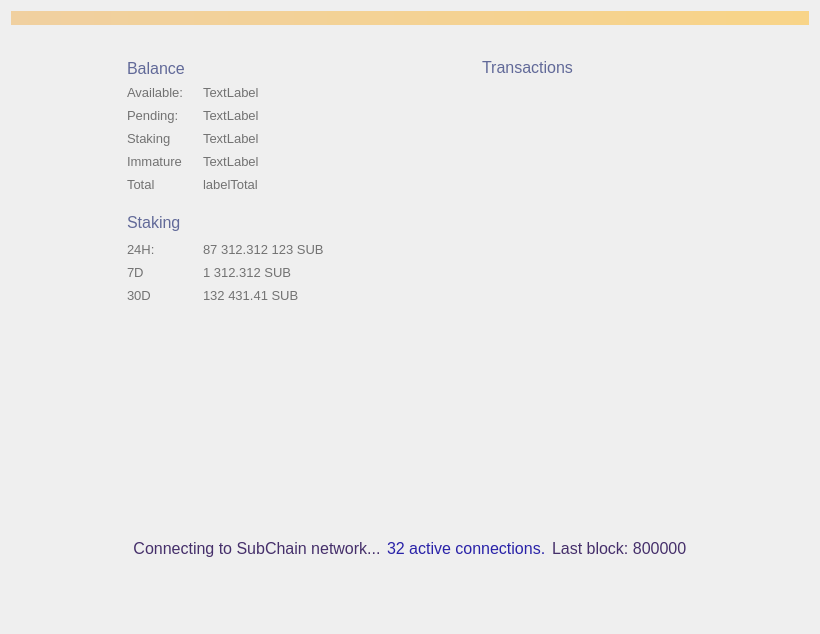
<?xml version="1.0" encoding="UTF-8"?>
<ui version="4.0">
 <class>OverviewPage</class>
 <widget class="QWidget" name="OverviewPage">
  <property name="geometry">
   <rect>
    <x>0</x>
    <y>0</y>
    <width>820</width>
    <height>634</height>
   </rect>
  </property>
  <property name="sizePolicy">
   <sizepolicy hsizetype="MinimumExpanding" vsizetype="MinimumExpanding">
    <horstretch>0</horstretch>
    <verstretch>0</verstretch>
   </sizepolicy>
  </property>
  <property name="maximumSize">
   <size>
    <width>16777215</width>
    <height>16777215</height>
   </size>
  </property>
  <property name="windowTitle">
   <string>Form</string>
  </property>
  <property name="styleSheet">
   <string notr="true"/>
  </property>
  <layout class="QVBoxLayout" name="topLayout">
   <item>
    <widget class="QLabel" name="labelAlerts">
     <property name="visible">
      <bool>false</bool>
     </property>
     <property name="styleSheet">
      <string notr="true">background-color: qlineargradient(x1: 0, y1: 0, x2: 1, y2: 0, stop:0 #F0D0A0, stop:1 #F8D488); color:#000000;</string>
     </property>
     <property name="wordWrap">
      <bool>true</bool>
     </property>
     <property name="margin">
      <number>3</number>
     </property>
    </widget>
   </item>
   <item>
    <spacer name="verticalSpacer">
     <property name="orientation">
      <enum>Qt::Vertical</enum>
     </property>
     <property name="sizeType">
      <enum>QSizePolicy::Fixed</enum>
     </property>
     <property name="sizeHint" stdset="0">
      <size>
       <width>20</width>
       <height>20</height>
      </size>
     </property>
    </spacer>
   </item>
   <item>
    <layout class="QHBoxLayout" name="horizontalLayout_2">
     <property name="sizeConstraint">
      <enum>QLayout::SetMinimumSize</enum>
     </property>
     <item>
      <spacer name="horizontalSpacer">
       <property name="orientation">
        <enum>Qt::Horizontal</enum>
       </property>
       <property name="sizeType">
        <enum>QSizePolicy::Fixed</enum>
       </property>
       <property name="sizeHint" stdset="0">
        <size>
         <width>100</width>
         <height>20</height>
        </size>
       </property>
      </spacer>
     </item>
     <item>
      <layout class="QVBoxLayout" name="verticalLayout_2">
       <property name="sizeConstraint">
        <enum>QLayout::SetNoConstraint</enum>
       </property>
       <property name="leftMargin">
        <number>16</number>
       </property>
       <property name="topMargin">
        <number>7</number>
       </property>
       <property name="rightMargin">
        <number>16</number>
       </property>
       <property name="bottomMargin">
        <number>16</number>
       </property>
       <item>
        <layout class="QHBoxLayout" name="horizontalLayout_3">
         <property name="spacing">
          <number>0</number>
         </property>
         <item>
          <widget class="QLabel" name="label_4">
           <property name="sizePolicy">
            <sizepolicy hsizetype="Minimum" vsizetype="Preferred">
             <horstretch>0</horstretch>
             <verstretch>0</verstretch>
            </sizepolicy>
           </property>
           <property name="font">
            <font>
             <pointsize>-1</pointsize>
            </font>
           </property>
           <property name="styleSheet">
            <string notr="true">color: #616998; text-transform: uppercase; font-size: 16px</string>
           </property>
           <property name="text">
            <string>Balance</string>
           </property>
          </widget>
         </item>
         <item>
          <spacer name="horizontalSpacer_11">
           <property name="orientation">
            <enum>Qt::Horizontal</enum>
           </property>
           <property name="sizeType">
            <enum>QSizePolicy::Maximum</enum>
           </property>
           <property name="sizeHint" stdset="0">
            <size>
             <width>10</width>
             <height>20</height>
            </size>
           </property>
          </spacer>
         </item>
         <item>
          <widget class="QPushButton" name="labelWalletStatus">
           <property name="maximumSize">
            <size>
             <width>22</width>
             <height>22</height>
            </size>
           </property>
           <property name="baseSize">
            <size>
             <width>22</width>
             <height>22</height>
            </size>
           </property>
           <property name="styleSheet">
            <string notr="true">border: 0</string>
           </property>
           <property name="text">
            <string/>
           </property>
           <property name="flat">
            <bool>true</bool>
           </property>
          </widget>
         </item>
         <item>
          <spacer name="horizontalSpacer_10">
           <property name="orientation">
            <enum>Qt::Horizontal</enum>
           </property>
           <property name="sizeHint" stdset="0">
            <size>
             <width>40</width>
             <height>20</height>
            </size>
           </property>
          </spacer>
         </item>
        </layout>
       </item>
       <item>
        <layout class="QHBoxLayout" name="horizontalLayout_4">
         <item>
          <layout class="QFormLayout" name="formLayout">
           <property name="sizeConstraint">
            <enum>QLayout::SetNoConstraint</enum>
           </property>
           <property name="labelAlignment">
            <set>Qt::AlignLeading|Qt::AlignLeft|Qt::AlignVCenter</set>
           </property>
           <property name="verticalSpacing">
            <number>-1</number>
           </property>
           <item row="0" column="0">
            <widget class="QLabel" name="label_5">
             <property name="sizePolicy">
              <sizepolicy hsizetype="Minimum" vsizetype="Preferred">
               <horstretch>0</horstretch>
               <verstretch>0</verstretch>
              </sizepolicy>
             </property>
             <property name="minimumSize">
              <size>
               <width>70</width>
               <height>17</height>
              </size>
             </property>
             <property name="maximumSize">
              <size>
               <width>70</width>
               <height>17</height>
              </size>
             </property>
             <property name="font">
              <font>
               <pointsize>10</pointsize>
               <weight>50</weight>
               <bold>false</bold>
               <stylestrategy>PreferAntialias</stylestrategy>
              </font>
             </property>
             <property name="styleSheet">
              <string notr="true">color: #727272</string>
             </property>
             <property name="text">
              <string>Available:</string>
             </property>
             <property name="alignment">
              <set>Qt::AlignLeading|Qt::AlignLeft|Qt::AlignVCenter</set>
             </property>
            </widget>
           </item>
           <item row="0" column="1">
            <widget class="QLabel" name="labelBalance">
             <property name="font">
              <font>
               <pointsize>10</pointsize>
               <weight>50</weight>
               <bold>false</bold>
               <stylestrategy>PreferAntialias</stylestrategy>
              </font>
             </property>
             <property name="styleSheet">
              <string notr="true">color: #727272</string>
             </property>
             <property name="text">
              <string>TextLabel</string>
             </property>
             <property name="alignment">
              <set>Qt::AlignLeading|Qt::AlignLeft|Qt::AlignVCenter</set>
             </property>
            </widget>
           </item>
           <item row="1" column="0">
            <widget class="QLabel" name="label_7">
             <property name="sizePolicy">
              <sizepolicy hsizetype="Minimum" vsizetype="Preferred">
               <horstretch>0</horstretch>
               <verstretch>0</verstretch>
              </sizepolicy>
             </property>
             <property name="minimumSize">
              <size>
               <width>70</width>
               <height>17</height>
              </size>
             </property>
             <property name="maximumSize">
              <size>
               <width>70</width>
               <height>17</height>
              </size>
             </property>
             <property name="font">
              <font>
               <pointsize>10</pointsize>
               <weight>50</weight>
               <bold>false</bold>
               <stylestrategy>PreferAntialias</stylestrategy>
              </font>
             </property>
             <property name="styleSheet">
              <string notr="true">color: #727272</string>
             </property>
             <property name="text">
              <string>Pending:</string>
             </property>
             <property name="alignment">
              <set>Qt::AlignLeading|Qt::AlignLeft|Qt::AlignVCenter</set>
             </property>
            </widget>
           </item>
           <item row="1" column="1">
            <widget class="QLabel" name="labelUnconfirmed">
             <property name="font">
              <font>
               <pointsize>10</pointsize>
               <weight>50</weight>
               <bold>false</bold>
               <stylestrategy>PreferAntialias</stylestrategy>
              </font>
             </property>
             <property name="styleSheet">
              <string notr="true">color: #727272</string>
             </property>
             <property name="text">
              <string>TextLabel</string>
             </property>
             <property name="alignment">
              <set>Qt::AlignLeading|Qt::AlignLeft|Qt::AlignVCenter</set>
             </property>
            </widget>
           </item>
           <item row="3" column="0">
            <widget class="QLabel" name="labelImmatureText">
             <property name="sizePolicy">
              <sizepolicy hsizetype="Minimum" vsizetype="Preferred">
               <horstretch>0</horstretch>
               <verstretch>0</verstretch>
              </sizepolicy>
             </property>
             <property name="minimumSize">
              <size>
               <width>70</width>
               <height>17</height>
              </size>
             </property>
             <property name="maximumSize">
              <size>
               <width>70</width>
               <height>17</height>
              </size>
             </property>
             <property name="font">
              <font>
               <pointsize>10</pointsize>
               <weight>50</weight>
               <bold>false</bold>
               <stylestrategy>PreferAntialias</stylestrategy>
              </font>
             </property>
             <property name="styleSheet">
              <string notr="true">color: #727272</string>
             </property>
             <property name="text">
              <string>Immature</string>
             </property>
             <property name="alignment">
              <set>Qt::AlignLeading|Qt::AlignLeft|Qt::AlignVCenter</set>
             </property>
            </widget>
           </item>
           <item row="3" column="1">
            <widget class="QLabel" name="labelImmature">
             <property name="font">
              <font>
               <pointsize>10</pointsize>
               <weight>50</weight>
               <bold>false</bold>
               <stylestrategy>PreferAntialias</stylestrategy>
              </font>
             </property>
             <property name="styleSheet">
              <string notr="true">color: #727272</string>
             </property>
             <property name="text">
              <string>TextLabel</string>
             </property>
             <property name="alignment">
              <set>Qt::AlignLeading|Qt::AlignLeft|Qt::AlignVCenter</set>
             </property>
            </widget>
           </item>
           <item row="4" column="0">
            <widget class="QLabel" name="label_8">
             <property name="sizePolicy">
              <sizepolicy hsizetype="Minimum" vsizetype="Preferred">
               <horstretch>0</horstretch>
               <verstretch>0</verstretch>
              </sizepolicy>
             </property>
             <property name="minimumSize">
              <size>
               <width>70</width>
               <height>17</height>
              </size>
             </property>
             <property name="maximumSize">
              <size>
               <width>70</width>
               <height>17</height>
              </size>
             </property>
             <property name="font">
              <font>
               <pointsize>10</pointsize>
               <weight>50</weight>
               <bold>false</bold>
               <stylestrategy>PreferAntialias</stylestrategy>
              </font>
             </property>
             <property name="styleSheet">
              <string notr="true">color: #727272</string>
             </property>
             <property name="text">
              <string>Total</string>
             </property>
             <property name="alignment">
              <set>Qt::AlignLeading|Qt::AlignLeft|Qt::AlignVCenter</set>
             </property>
            </widget>
           </item>
           <item row="4" column="1">
            <widget class="QLabel" name="labelTotal">
             <property name="font">
              <font>
               <pointsize>10</pointsize>
               <weight>50</weight>
               <bold>false</bold>
               <stylestrategy>PreferAntialias</stylestrategy>
              </font>
             </property>
             <property name="styleSheet">
              <string notr="true">color: #727272</string>
             </property>
             <property name="text">
              <string>labelTotal</string>
             </property>
             <property name="alignment">
              <set>Qt::AlignLeading|Qt::AlignLeft|Qt::AlignVCenter</set>
             </property>
            </widget>
           </item>
           <item row="2" column="1">
            <widget class="QLabel" name="labelStaking">
             <property name="font">
              <font>
               <pointsize>10</pointsize>
               <weight>50</weight>
               <bold>false</bold>
               <stylestrategy>PreferAntialias</stylestrategy>
              </font>
             </property>
             <property name="styleSheet">
              <string notr="true">color: #727272</string>
             </property>
             <property name="text">
              <string>TextLabel</string>
             </property>
             <property name="alignment">
              <set>Qt::AlignLeading|Qt::AlignLeft|Qt::AlignVCenter</set>
             </property>
            </widget>
           </item>
           <item row="2" column="0">
            <widget class="QLabel" name="labelStakingText">
             <property name="sizePolicy">
              <sizepolicy hsizetype="Minimum" vsizetype="Preferred">
               <horstretch>0</horstretch>
               <verstretch>0</verstretch>
              </sizepolicy>
             </property>
             <property name="minimumSize">
              <size>
               <width>70</width>
               <height>17</height>
              </size>
             </property>
             <property name="maximumSize">
              <size>
               <width>70</width>
               <height>17</height>
              </size>
             </property>
             <property name="font">
              <font>
               <pointsize>10</pointsize>
               <weight>50</weight>
               <bold>false</bold>
               <stylestrategy>PreferAntialias</stylestrategy>
              </font>
             </property>
             <property name="styleSheet">
              <string notr="true">color: #727272</string>
             </property>
             <property name="text">
              <string>Staking</string>
             </property>
             <property name="alignment">
              <set>Qt::AlignLeading|Qt::AlignLeft|Qt::AlignVCenter</set>
             </property>
            </widget>
           </item>
          </layout>
         </item>
         <item>
          <spacer name="horizontalSpacer_4">
           <property name="orientation">
            <enum>Qt::Horizontal</enum>
           </property>
           <property name="sizeHint" stdset="0">
            <size>
             <width>40</width>
             <height>20</height>
            </size>
           </property>
          </spacer>
         </item>
        </layout>
       </item>
       <item>
        <spacer name="verticalSpacer_5">
         <property name="orientation">
          <enum>Qt::Vertical</enum>
         </property>
         <property name="sizeType">
          <enum>QSizePolicy::Maximum</enum>
         </property>
         <property name="sizeHint" stdset="0">
          <size>
           <width>20</width>
           <height>10</height>
          </size>
         </property>
        </spacer>
       </item>
       <item>
        <layout class="QHBoxLayout" name="horizontalLayout_7">
         <property name="spacing">
          <number>0</number>
         </property>
         <item>
          <widget class="QLabel" name="label_11">
           <property name="font">
            <font>
             <pointsize>-1</pointsize>
            </font>
           </property>
           <property name="styleSheet">
            <string notr="true">color: #616998; text-transform: uppercase; font-size: 16px</string>
           </property>
           <property name="text">
            <string>Staking</string>
           </property>
           <property name="alignment">
            <set>Qt::AlignLeading|Qt::AlignLeft|Qt::AlignVCenter</set>
           </property>
          </widget>
         </item>
         <item>
          <spacer name="horizontalSpacer_8">
           <property name="orientation">
            <enum>Qt::Horizontal</enum>
           </property>
           <property name="sizeType">
            <enum>QSizePolicy::Maximum</enum>
           </property>
           <property name="sizeHint" stdset="0">
            <size>
             <width>10</width>
             <height>20</height>
            </size>
           </property>
          </spacer>
         </item>
         <item>
          <widget class="QPushButton" name="unlockStakingButton">
           <property name="minimumSize">
            <size>
             <width>26</width>
             <height>26</height>
            </size>
           </property>
           <property name="maximumSize">
            <size>
             <width>26</width>
             <height>26</height>
            </size>
           </property>
           <property name="styleSheet">
            <string notr="true">border: 0</string>
           </property>
           <property name="text">
            <string/>
           </property>
          </widget>
         </item>
         <item>
          <spacer name="horizontalSpacer_9">
           <property name="orientation">
            <enum>Qt::Horizontal</enum>
           </property>
           <property name="sizeHint" stdset="0">
            <size>
             <width>40</width>
             <height>20</height>
            </size>
           </property>
          </spacer>
         </item>
        </layout>
       </item>
       <item>
        <layout class="QHBoxLayout" name="horizontalLayout_6">
         <item>
          <layout class="QFormLayout" name="formLayout_2">
           <property name="labelAlignment">
            <set>Qt::AlignLeading|Qt::AlignLeft|Qt::AlignVCenter</set>
           </property>
           <item row="1" column="0">
            <widget class="QLabel" name="label_10">
             <property name="sizePolicy">
              <sizepolicy hsizetype="Minimum" vsizetype="Preferred">
               <horstretch>0</horstretch>
               <verstretch>0</verstretch>
              </sizepolicy>
             </property>
             <property name="minimumSize">
              <size>
               <width>70</width>
               <height>17</height>
              </size>
             </property>
             <property name="maximumSize">
              <size>
               <width>70</width>
               <height>17</height>
              </size>
             </property>
             <property name="font">
              <font>
               <pointsize>10</pointsize>
               <weight>50</weight>
               <bold>false</bold>
               <stylestrategy>PreferAntialias</stylestrategy>
              </font>
             </property>
             <property name="styleSheet">
              <string notr="true">color: #727272</string>
             </property>
             <property name="text">
              <string>24H:</string>
             </property>
             <property name="alignment">
              <set>Qt::AlignLeading|Qt::AlignLeft|Qt::AlignVCenter</set>
             </property>
            </widget>
           </item>
           <item row="1" column="1">
            <widget class="QLabel" name="label24hStakingStats">
             <property name="font">
              <font>
               <pointsize>10</pointsize>
               <weight>50</weight>
               <bold>false</bold>
               <stylestrategy>PreferAntialias</stylestrategy>
               <kerning>false</kerning>
              </font>
             </property>
             <property name="styleSheet">
              <string notr="true">color: #727272</string>
             </property>
             <property name="text">
              <string>87 312.312 123 SUB</string>
             </property>
             <property name="alignment">
              <set>Qt::AlignLeading|Qt::AlignLeft|Qt::AlignVCenter</set>
             </property>
            </widget>
           </item>
           <item row="2" column="0">
            <widget class="QLabel" name="label_13">
             <property name="sizePolicy">
              <sizepolicy hsizetype="Minimum" vsizetype="Preferred">
               <horstretch>0</horstretch>
               <verstretch>0</verstretch>
              </sizepolicy>
             </property>
             <property name="minimumSize">
              <size>
               <width>70</width>
               <height>17</height>
              </size>
             </property>
             <property name="maximumSize">
              <size>
               <width>70</width>
               <height>17</height>
              </size>
             </property>
             <property name="font">
              <font>
               <pointsize>10</pointsize>
               <weight>50</weight>
               <bold>false</bold>
               <stylestrategy>PreferAntialias</stylestrategy>
               <kerning>false</kerning>
              </font>
             </property>
             <property name="styleSheet">
              <string notr="true">color: #727272</string>
             </property>
             <property name="text">
              <string>7D</string>
             </property>
             <property name="alignment">
              <set>Qt::AlignLeading|Qt::AlignLeft|Qt::AlignVCenter</set>
             </property>
            </widget>
           </item>
           <item row="2" column="1">
            <widget class="QLabel" name="label7dStakingStats">
             <property name="font">
              <font>
               <pointsize>10</pointsize>
               <weight>50</weight>
               <bold>false</bold>
               <stylestrategy>PreferAntialias</stylestrategy>
               <kerning>false</kerning>
              </font>
             </property>
             <property name="styleSheet">
              <string notr="true">color: #727272</string>
             </property>
             <property name="text">
              <string>1 312.312 SUB</string>
             </property>
             <property name="alignment">
              <set>Qt::AlignLeading|Qt::AlignLeft|Qt::AlignVCenter</set>
             </property>
            </widget>
           </item>
           <item row="3" column="0">
            <widget class="QLabel" name="label_14">
             <property name="sizePolicy">
              <sizepolicy hsizetype="Minimum" vsizetype="Preferred">
               <horstretch>0</horstretch>
               <verstretch>0</verstretch>
              </sizepolicy>
             </property>
             <property name="minimumSize">
              <size>
               <width>70</width>
               <height>17</height>
              </size>
             </property>
             <property name="maximumSize">
              <size>
               <width>70</width>
               <height>17</height>
              </size>
             </property>
             <property name="font">
              <font>
               <pointsize>10</pointsize>
               <weight>50</weight>
               <bold>false</bold>
               <stylestrategy>PreferAntialias</stylestrategy>
               <kerning>false</kerning>
              </font>
             </property>
             <property name="styleSheet">
              <string notr="true">color: #727272</string>
             </property>
             <property name="text">
              <string>30D</string>
             </property>
             <property name="alignment">
              <set>Qt::AlignLeading|Qt::AlignLeft|Qt::AlignVCenter</set>
             </property>
            </widget>
           </item>
           <item row="3" column="1">
            <widget class="QLabel" name="label30dStakingStats">
             <property name="font">
              <font>
               <pointsize>10</pointsize>
               <weight>50</weight>
               <bold>false</bold>
               <stylestrategy>PreferAntialias</stylestrategy>
               <kerning>false</kerning>
              </font>
             </property>
             <property name="styleSheet">
              <string notr="true">color: #727272</string>
             </property>
             <property name="text">
              <string>132 431.41 SUB</string>
             </property>
             <property name="alignment">
              <set>Qt::AlignLeading|Qt::AlignLeft|Qt::AlignVCenter</set>
             </property>
            </widget>
           </item>
          </layout>
         </item>
         <item>
          <spacer name="horizontalSpacer_7">
           <property name="orientation">
            <enum>Qt::Horizontal</enum>
           </property>
           <property name="sizeHint" stdset="0">
            <size>
             <width>40</width>
             <height>20</height>
            </size>
           </property>
          </spacer>
         </item>
        </layout>
       </item>
       <item>
        <widget class="QLabel" name="stakingStatusLabel">
         <property name="sizePolicy">
          <sizepolicy hsizetype="Expanding" vsizetype="Preferred">
           <horstretch>0</horstretch>
           <verstretch>0</verstretch>
          </sizepolicy>
         </property>
         <property name="minimumSize">
          <size>
           <width>235</width>
           <height>0</height>
          </size>
         </property>
         <property name="maximumSize">
          <size>
           <width>235</width>
           <height>16777215</height>
          </size>
         </property>
         <property name="styleSheet">
          <string notr="true">color: #616998;  font-size: 13px; margin-top:6px</string>
         </property>
         <property name="text">
          <string/>
         </property>
         <property name="wordWrap">
          <bool>true</bool>
         </property>
        </widget>
       </item>
       <item>
        <widget class="QLabel" name="votingStatusLabel">
         <property name="sizePolicy">
          <sizepolicy hsizetype="Expanding" vsizetype="Preferred">
           <horstretch>0</horstretch>
           <verstretch>0</verstretch>
          </sizepolicy>
         </property>
         <property name="minimumSize">
          <size>
           <width>235</width>
           <height>0</height>
          </size>
         </property>
         <property name="maximumSize">
          <size>
           <width>235</width>
           <height>16777215</height>
          </size>
         </property>
         <property name="styleSheet">
          <string notr="true">color: #616998;  font-size: 13px; margin-top:6px</string>
         </property>
         <property name="text">
          <string/>
         </property>
         <property name="wordWrap">
          <bool>true</bool>
         </property>
        </widget>
       </item>
       <item>
        <spacer name="verticalSpacer_4">
         <property name="orientation">
          <enum>Qt::Vertical</enum>
         </property>
         <property name="sizeHint" stdset="0">
          <size>
           <width>20</width>
           <height>40</height>
          </size>
         </property>
        </spacer>
       </item>
      </layout>
     </item>
     <item>
      <spacer name="horizontalSpacer_2">
       <property name="orientation">
        <enum>Qt::Horizontal</enum>
       </property>
       <property name="sizeType">
        <enum>QSizePolicy::Fixed</enum>
       </property>
       <property name="sizeHint" stdset="0">
        <size>
         <width>80</width>
         <height>20</height>
        </size>
       </property>
      </spacer>
     </item>
     <item>
      <layout class="QVBoxLayout" name="verticalLayout_3">
       <property name="leftMargin">
        <number>16</number>
       </property>
       <property name="topMargin">
        <number>7</number>
       </property>
       <property name="rightMargin">
        <number>16</number>
       </property>
       <property name="bottomMargin">
        <number>16</number>
       </property>
       <item>
        <layout class="QVBoxLayout" name="verticalLayout_4">
         <item>
          <layout class="QHBoxLayout" name="horizontalLayout_5">
           <item>
            <widget class="QLabel" name="label_12">
             <property name="sizePolicy">
              <sizepolicy hsizetype="Preferred" vsizetype="Maximum">
               <horstretch>0</horstretch>
               <verstretch>0</verstretch>
              </sizepolicy>
             </property>
             <property name="maximumSize">
              <size>
               <width>16777215</width>
               <height>19</height>
              </size>
             </property>
             <property name="font">
              <font>
               <pointsize>-1</pointsize>
              </font>
             </property>
             <property name="styleSheet">
              <string notr="true">color: #616998; text-transform: uppercase; font-size: 16px;</string>
             </property>
             <property name="text">
              <string>Transactions</string>
             </property>
            </widget>
           </item>
           <item>
            <spacer name="horizontalSpacer_12">
             <property name="orientation">
              <enum>Qt::Horizontal</enum>
             </property>
             <property name="sizeHint" stdset="0">
              <size>
               <width>40</width>
               <height>20</height>
              </size>
             </property>
            </spacer>
           </item>
          </layout>
         </item>
         <item>
          <spacer name="verticalSpacer_6">
           <property name="orientation">
            <enum>Qt::Vertical</enum>
           </property>
           <property name="sizeType">
            <enum>QSizePolicy::Maximum</enum>
           </property>
           <property name="sizeHint" stdset="0">
            <size>
             <width>20</width>
             <height>4</height>
            </size>
           </property>
          </spacer>
         </item>
         <item>
          <widget class="ListView" name="listTransactions" native="true">
           <property name="styleSheet">
            <string notr="true">background: transparent;border:0</string>
           </property>
          </widget>
         </item>
        </layout>
       </item>
      </layout>
     </item>
     <item>
      <spacer name="horizontalSpacer_3">
       <property name="orientation">
        <enum>Qt::Horizontal</enum>
       </property>
       <property name="sizeType">
        <enum>QSizePolicy::Fixed</enum>
       </property>
       <property name="sizeHint" stdset="0">
        <size>
         <width>100</width>
         <height>20</height>
        </size>
       </property>
      </spacer>
     </item>
    </layout>
   </item>
   <item>
    <layout class="QHBoxLayout" name="horizontalLayout">
     <property name="sizeConstraint">
      <enum>QLayout::SetMinimumSize</enum>
     </property>
     <item>
      <spacer name="horizontalSpacer_5">
       <property name="orientation">
        <enum>Qt::Horizontal</enum>
       </property>
       <property name="sizeHint" stdset="0">
        <size>
         <width>40</width>
         <height>20</height>
        </size>
       </property>
      </spacer>
     </item>
     <item>
      <widget class="QLabel" name="statusTitle">
       <property name="sizePolicy">
        <sizepolicy hsizetype="Minimum" vsizetype="Preferred">
         <horstretch>0</horstretch>
         <verstretch>0</verstretch>
        </sizepolicy>
       </property>
       <property name="minimumSize">
        <size>
         <width>0</width>
         <height>60</height>
        </size>
       </property>
       <property name="font">
        <font>
         <pointsize>12</pointsize>
        </font>
       </property>
       <property name="styleSheet">
        <string notr="true">color: #452f6a</string>
       </property>
       <property name="text">
        <string>Connecting to SubChain network...</string>
       </property>
       <property name="alignment">
        <set>Qt::AlignCenter</set>
       </property>
      </widget>
     </item>
     <item>
      <widget class="QLabel" name="statusTitleConnections">
       <property name="sizePolicy">
        <sizepolicy hsizetype="Minimum" vsizetype="Preferred">
         <horstretch>0</horstretch>
         <verstretch>0</verstretch>
        </sizepolicy>
       </property>
       <property name="font">
        <font>
         <pointsize>12</pointsize>
        </font>
       </property>
       <property name="visible">
        <bool>false</bool>
       </property>
       <property name="styleSheet">
        <string notr="true">color: #2922a8</string>
       </property>
       <property name="text">
        <string>32 active connections.</string>
       </property>
      </widget>
     </item>
     <item>
      <widget class="QLabel" name="statusTitleBlocks">
       <property name="sizePolicy">
        <sizepolicy hsizetype="Minimum" vsizetype="Preferred">
         <horstretch>0</horstretch>
         <verstretch>0</verstretch>
        </sizepolicy>
       </property>
       <property name="font">
        <font>
         <pointsize>12</pointsize>
        </font>
       </property>
       <property name="visible">
        <bool>false</bool>
       </property>
       <property name="styleSheet">
        <string notr="true">color: #452f6a</string>
       </property>
       <property name="text">
        <string>Last block: 800000</string>
       </property>
      </widget>
     </item>
     <item>
      <spacer name="horizontalSpacer_6">
       <property name="orientation">
        <enum>Qt::Horizontal</enum>
       </property>
       <property name="sizeHint" stdset="0">
        <size>
         <width>40</width>
         <height>20</height>
        </size>
       </property>
      </spacer>
     </item>
    </layout>
   </item>
   <item>
    <spacer name="verticalSpacer_3">
     <property name="orientation">
      <enum>Qt::Vertical</enum>
     </property>
     <property name="sizeType">
      <enum>QSizePolicy::Fixed</enum>
     </property>
     <property name="sizeHint" stdset="0">
      <size>
       <width>20</width>
       <height>45</height>
      </size>
     </property>
    </spacer>
   </item>
  </layout>
 </widget>
 <customwidgets>
  <customwidget>
   <class>ListView</class>
   <extends>QWidget</extends>
   <header>listview.h</header>
  </customwidget>
 </customwidgets>
 <resources/>
 <connections/>
</ui>
